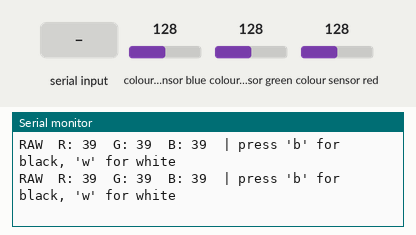
A sketch run on a simulated ESP32. Shown: the last lines printed to the serial monitor. Wiring (inferred from the names in the program): TCS3200 colour sensor: output GPIO 4; S2 GPIO 18; S3 GPIO 19; S0 GPIO 2; S1 GPIO 15. Inputs (shaded band) come from the test bench; at power-on: colour sensor blue 128, colour sensor green 128, colour sensor red 128.

Above: at 1.2 s.
1.3 s: "b" received over Serial
2.9 s: colour sensor blue set to 5
At 3.13 s:
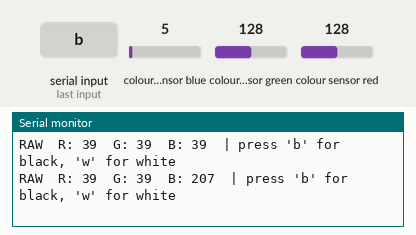
4.4 s: colour sensor green set to 5
At 4.6 s:
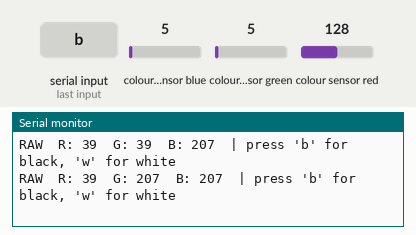
5.9 s: colour sensor red set to 5
At 6.07 s:
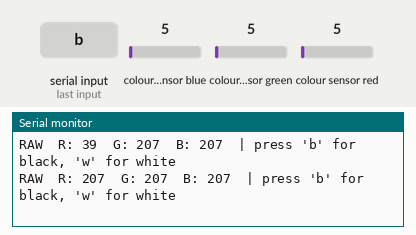
7.4 s: "w" received over Serial
At 7.77 s:
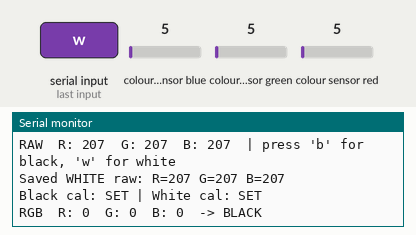
9.0 s: colour sensor blue set to 64
At 9.24 s:
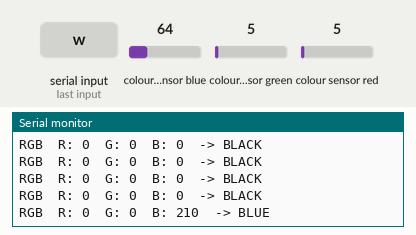

Measured:
- after the input at 2.9 s, the serial monitor: prints a new line after 0.07 s (image 1)
- after the input at 4.4 s, the serial monitor: prints a new line at once (image 2)
- after the input at 5.9 s, the serial monitor: prints a new line at once (image 3)
- after the input at 7.4 s, the serial monitor: prints a new line after 0.20 s (image 4)
- after the input at 9.0 s, the serial monitor: prints a new line after 0.08 s (image 5)

The sketch:

esp32_tcs3200.ino
```cpp
// Defines ESP32 pin connections, a calibration struct, and functions to set TCS3200 scaling, read raw red/green/blue pulse widths, clamp/normalize readings between black and white calibration, and begins a color detection routine.
//
// Full tutorial: https://shillehtek.com/blogs/news/esp32-tcs3200-rgb-color-name-serial
// Parts used: https://shillehtek.com/products/gy-31-tcs3200-rgb-color-recognition-sensor-for-arduino-projects
//             https://shillehtek.com/products/shillehtek-400-point-breadboard
//             https://shillehtek.com/products/shillehtek-120pcs-10cm-multicolored-jumper-wire
// More examples: https://github.com/shillehbean/shillehtek-examples
//

#define TCS_OUT 4
#define TCS_S0  2
#define TCS_S1  15
#define TCS_S2  18
#define TCS_S3  19

struct Cal {
  unsigned long r = 0;
  unsigned long g = 0;
  unsigned long b = 0;
  bool set = false;
};

Cal calBlack, calWhite;

void setScaling20Percent() {
  digitalWrite(TCS_S0, HIGH);
  digitalWrite(TCS_S1, LOW);
}

unsigned long readPulseWidth(bool s2, bool s3) {
  digitalWrite(TCS_S2, s2 ? HIGH : LOW);
  digitalWrite(TCS_S3, s3 ? HIGH : LOW);
  delay(3);
  return pulseIn(TCS_OUT, LOW, 25000);
}

void readRaw(unsigned long &r, unsigned long &g, unsigned long &b) {
  r = readPulseWidth(false, false);
  b = readPulseWidth(false, true);
  g = readPulseWidth(true, true);
}

int clamp255(int x) {
  if (x < 0) return 0;
  if (x > 255) return 255;
  return x;
}

int normalize(unsigned long raw, unsigned long blackRaw, unsigned long whiteRaw) {
  if (blackRaw == 0 || whiteRaw == 0) return 0;

  unsigned long rawMin = min(blackRaw, whiteRaw);
  unsigned long rawMax = max(blackRaw, whiteRaw);

  if (raw < rawMin) raw = rawMin;
  if (raw > rawMax) raw = rawMax;

  long val = (long)(rawMax - raw) * 255L / (long)(rawMax - rawMin);
  return clamp255((int)val);
}

const char* detectColor(int R, int G, int B) {
  int maxv = max(R, max(G, B));
  int minv = min(R, min(G, B));

  if (maxv < 40) return "BLACK";
  if (minv > 180 && (maxv - minv) < 40) return "WHITE";

  if (R > G + 30 && R > B + 30) return "RED";
  if (G > R + 30 && G > B + 30) return "GREEN";
  if (B > R + 30 && B > G + 30) return "BLUE";

  if (R > 160 && G > 160 && B < 100) return "YELLOW";
  if (G > 160 && B > 160 && R < 100) return "CYAN";
  if (R > 160 && B > 160 && G < 100) return "MAGENTA";

  return "UNKNOWN";
}

void printCalStatus() {
  Serial.print("Black cal: ");
  Serial.print(calBlack.set ? "SET" : "NOT SET");
  Serial.print(" | White cal: ");
  Serial.println(calWhite.set ? "SET" : "NOT SET");
}

void setup() {
  Serial.begin(115200);

  pinMode(TCS_S0, OUTPUT);
  pinMode(TCS_S1, OUTPUT);
  pinMode(TCS_S2, OUTPUT);
  pinMode(TCS_S3, OUTPUT);
  pinMode(TCS_OUT, INPUT);

  setScaling20Percent();

  Serial.println("TCS3200 + ESP32 color demo");
  Serial.println("1) Put sensor on BLACK, press 'b' in Serial Monitor");
  Serial.println("2) Put sensor on WHITE paper, press 'w'");
  Serial.println("Then it prints RGB (0-255) + color name");
  printCalStatus();
}

void loop() {
  if (Serial.available()) {
    char c = (char)Serial.read();
    if (c == 'b' || c == 'B') {
      readRaw(calBlack.r, calBlack.g, calBlack.b);
      calBlack.set = true;
      Serial.print("Saved BLACK raw: R="); Serial.print(calBlack.r);
      Serial.print(" G="); Serial.print(calBlack.g);
      Serial.print(" B="); Serial.println(calBlack.b);
      printCalStatus();
    } else if (c == 'w' || c == 'W') {
      readRaw(calWhite.r, calWhite.g, calWhite.b);
      calWhite.set = true;
      Serial.print("Saved WHITE raw: R="); Serial.print(calWhite.r);
      Serial.print(" G="); Serial.print(calWhite.g);
      Serial.print(" B="); Serial.println(calWhite.b);
      printCalStatus();
    }
  }

  unsigned long rr, gg, bb;
  readRaw(rr, gg, bb);

  if (!calBlack.set || !calWhite.set) {
    Serial.print("RAW  R: "); Serial.print(rr);
    Serial.print("  G: "); Serial.print(gg);
    Serial.print("  B: "); Serial.print(bb);
    Serial.println("  | press 'b' for black, 'w' for white");
    delay(200);
    return;
  }

  int R = normalize(rr, calBlack.r, calWhite.r);
  int G = normalize(gg, calBlack.g, calWhite.g);
  int B = normalize(bb, calBlack.b, calWhite.b);

  const char* name = detectColor(R, G, B);

  Serial.print("RGB  R: "); Serial.print(R);
  Serial.print("  G: "); Serial.print(G);
  Serial.print("  B: "); Serial.print(B);
  Serial.print("  -> ");
  Serial.println(name);

  delay(200);
}
```
